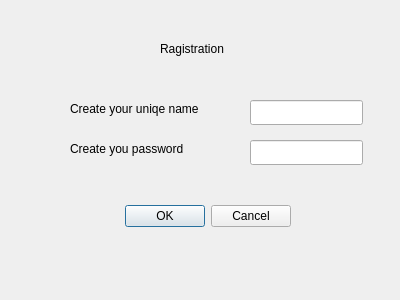
<?xml version="1.0" encoding="UTF-8"?>
<ui version="4.0">
 <class>registrarion</class>
 <widget class="QDialog" name="registrarion">
  <property name="geometry">
   <rect>
    <x>0</x>
    <y>0</y>
    <width>400</width>
    <height>300</height>
   </rect>
  </property>
  <property name="windowTitle">
   <string>Dialog</string>
  </property>
  <widget class="QDialogButtonBox" name="buttonBox">
   <property name="geometry">
    <rect>
     <x>100</x>
     <y>200</y>
     <width>191</width>
     <height>32</height>
    </rect>
   </property>
   <property name="orientation">
    <enum>Qt::Horizontal</enum>
   </property>
   <property name="standardButtons">
    <set>QDialogButtonBox::Cancel|QDialogButtonBox::Ok</set>
   </property>
  </widget>
  <widget class="QLabel" name="label">
   <property name="geometry">
    <rect>
     <x>70</x>
     <y>100</y>
     <width>171</width>
     <height>17</height>
    </rect>
   </property>
   <property name="text">
    <string>Create your uniqe name</string>
   </property>
  </widget>
  <widget class="QLabel" name="label_2">
   <property name="geometry">
    <rect>
     <x>70</x>
     <y>140</y>
     <width>151</width>
     <height>17</height>
    </rect>
   </property>
   <property name="text">
    <string>Create you password</string>
   </property>
  </widget>
  <widget class="QLineEdit" name="username">
   <property name="geometry">
    <rect>
     <x>250</x>
     <y>100</y>
     <width>113</width>
     <height>25</height>
    </rect>
   </property>
  </widget>
  <widget class="QLineEdit" name="password">
   <property name="geometry">
    <rect>
     <x>250</x>
     <y>140</y>
     <width>113</width>
     <height>25</height>
    </rect>
   </property>
   <property name="echoMode">
    <enum>QLineEdit::Password</enum>
   </property>
  </widget>
  <widget class="QLabel" name="label_3">
   <property name="geometry">
    <rect>
     <x>160</x>
     <y>40</y>
     <width>111</width>
     <height>17</height>
    </rect>
   </property>
   <property name="text">
    <string>Ragistration</string>
   </property>
  </widget>
 </widget>
 <resources/>
 <connections>
  <connection>
   <sender>buttonBox</sender>
   <signal>accepted()</signal>
   <receiver>registrarion</receiver>
   <slot>accept()</slot>
   <hints>
    <hint type="sourcelabel">
     <x>248</x>
     <y>254</y>
    </hint>
    <hint type="destinationlabel">
     <x>157</x>
     <y>274</y>
    </hint>
   </hints>
  </connection>
  <connection>
   <sender>buttonBox</sender>
   <signal>rejected()</signal>
   <receiver>registrarion</receiver>
   <slot>reject()</slot>
   <hints>
    <hint type="sourcelabel">
     <x>316</x>
     <y>260</y>
    </hint>
    <hint type="destinationlabel">
     <x>286</x>
     <y>274</y>
    </hint>
   </hints>
  </connection>
 </connections>
</ui>
